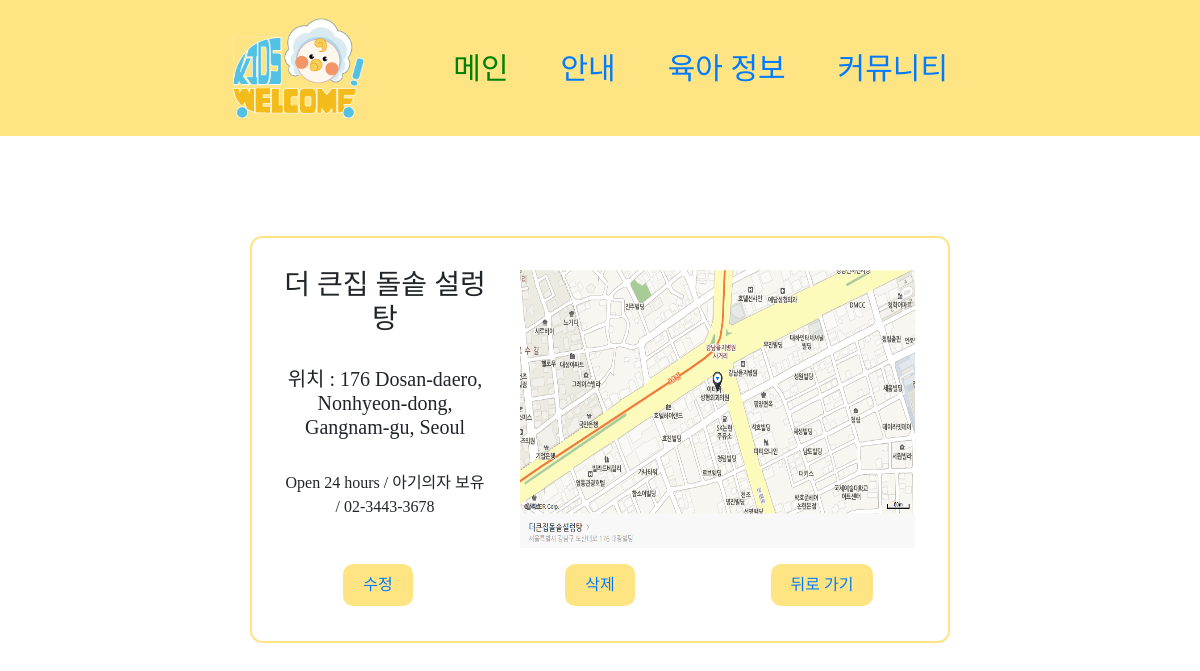
Page /zone/show/99/ on the committed database.
### zone/models.py (models this page shows)
class Kidszone(models.Model):
        title = models.CharField(max_length=30)
        location = models.CharField(max_length=100)
        description = models.TextField()
        image = models.FileField(blank=True)
        password = models.CharField(max_length=50)
        created_at=models.DateTimeField(auto_now_add=True)
        updated_at=models.DateTimeField(auto_now=True)

### zone/views.py (the view)
# urls.py: path('show/<int:id>/', views.show, name="show"),
def show(request, id):
    kidszone = Kidszone.objects.get(pk=id)
    return render(request, 'zone/show.html', {'kidszone': kidszone})

### zone/templates/zone/show.html (shortened to what this page needs)
{% extends 'base.html' %}
{% load static %}
{% block content %}
  <div class ="con">
      <div class="row">
          <div class="col">
        <h3> {{ kidszone.title }} </h3><br>
        <h5> 위치 : {{ kidszone.location }}</h5><br>
        <p> {{ kidszone.description }}</p><br>
          </div>
          <div class="col">
        <img src="{{ kidszone.image.url }}" class="card-img-top" alt="..." style="width:400px; height:280px;"><br>
          </div>
      </div>
      <div class="row">
        <div class="col">
          <a class="button_show" href="{% url 'update' kidszone.pk %}" class="btn btn-primary">수정</a>
        </div>
        <div class="col">
          <a class="button_show"href="#" class = "btn btn-primary" data-toggle="modal" data-target="#deletepart">삭제</a>
        </div>
        <div class="col">
          <a class="button_show"href="{% url 'intro' %}" class = "btn btn-primary">뒤로 가기</a>
        </div>
            </div>
            </div>
{% endblock %}

### static/css/menu.css (style rules this page uses)
.button_show { width: 30; margin: 5px auto; border: none; text-align: center; text-decoration: none; display: inline-block; padding: 9px 20px 9px 20px; cursor: pointer; border-radius: 10px; height: auto; background-color: #FFE484; }

### zone/templates/zone/show.html (style rules this page uses)
.con { display:flex; flex-direction : column; width : 700px; height : auto; padding : 30px; margin: 100px auto; justify-content:center; text-align:center; font-family: "yg-jalnan"; border: 2px solid #FFE484; border-radius: 12px; }

### rows in the picture
Kidszone: title "더 큰집 돌솥 설렁탕", location "176 Dosan-daero, Nonhyeon-dong, Gangnam-gu, Seoul", description "Open 24 hours / 아기의자 보유 / 02-3443-3678", image (picture)
